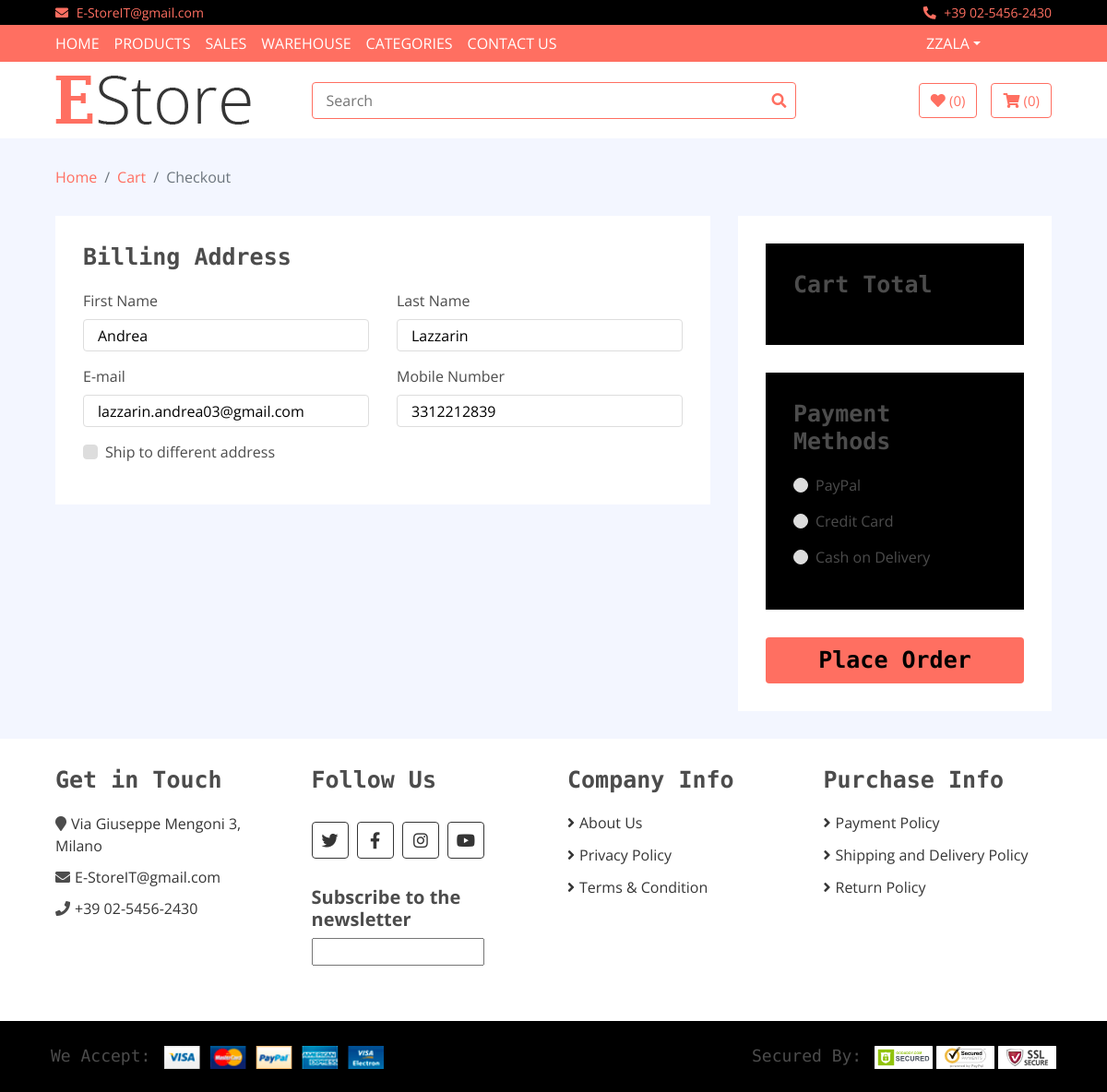
The app's page /checkout.php (signed in), older data.
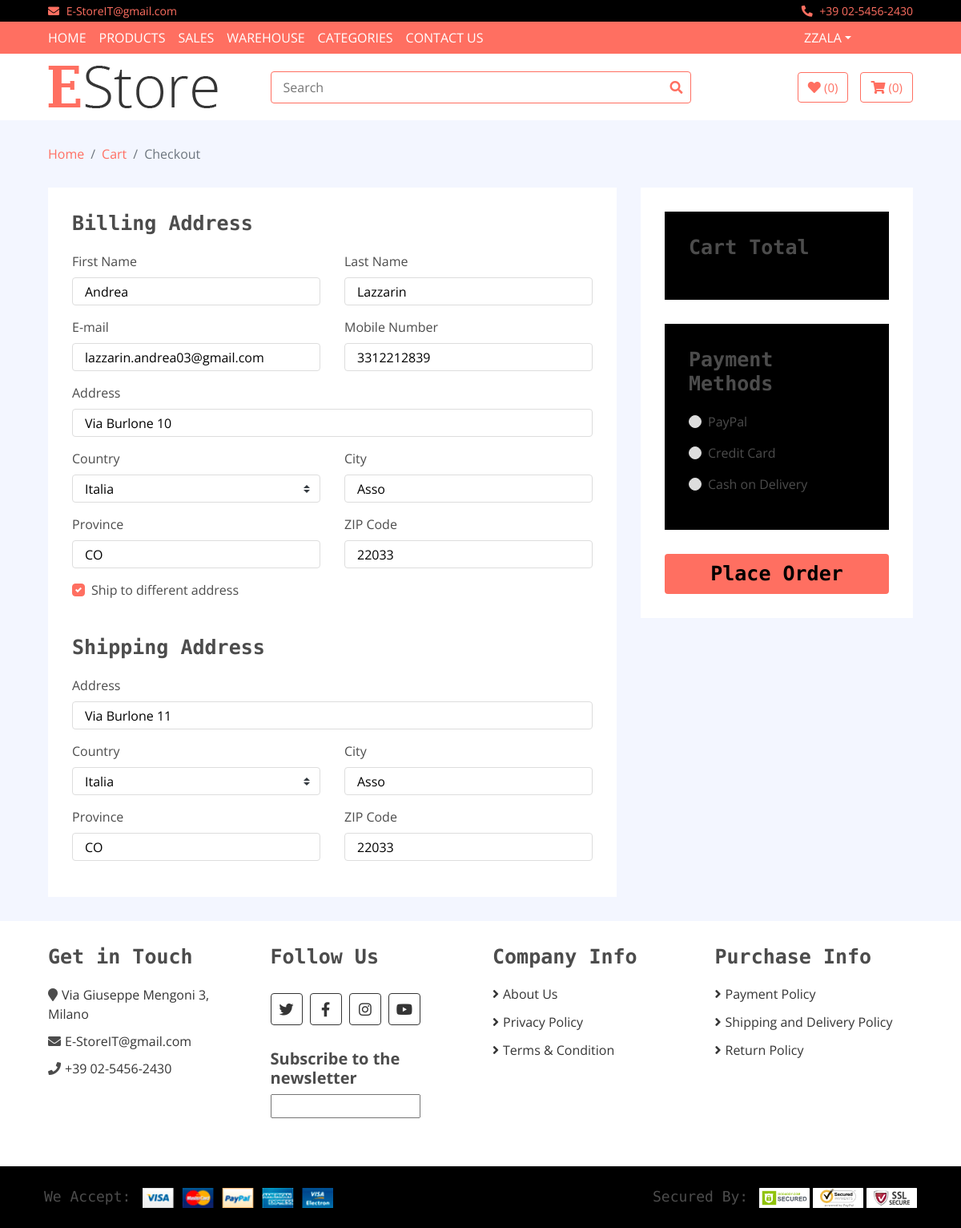
The same page, newer data.
### tables this page shows
CREATE TABLE `addresses` (
  `Id` int(11) NOT NULL,
  `Address` varchar(50) NOT NULL,
  `ZIP Code` varchar(9) NOT NULL,
  `Country` varchar(50) NOT NULL,
  `City` varchar(50) NOT NULL,
  `Province` varchar(50) NOT NULL,
  `UserShippingDefault` tinyint(1) DEFAULT NULL,
  `UserPaymentDefault` tinyint(1) DEFAULT NULL,
  `IdUser` int(11) DEFAULT NULL
);

### checkout.php (the view, shortened to what the changed rows need)
<?php
include("db/connection.php");
?>
<!DOCTYPE html>
<html lang="en">
<head>
    <link href="https://stackpath.bootstrapcdn.com/bootstrap/4.4.1/css/bootstrap.min.css" rel="stylesheet">
    <link href="https://cdnjs.cloudflare.com/ajax/libs/font-awesome/5.10.0/css/all.min.css" rel="stylesheet">
    <link href="lib/slick/slick.css" rel="stylesheet">
    <link href="lib/slick/slick-theme.css" rel="stylesheet">
    <link href="css/style.css" rel="stylesheet">
</head>
<body onload="countryOptions()">
                            <?php
                            if (isset($_SESSION["IDWishlist"])) {
                                $sql = "SELECT COUNT(*) FROM includes JOIN wishlists
                                ON includes.IdWishlist = wishlists.Id
                                WHERE wishlists.Id = '" . $_SESSION["IDWishlist"] . "'";
                                $result = $conn->query($sql);
                                $row = $result->fetch_assoc();
                            } else if (isset($_SESSION["IDWishlistGuest"])) {
                                $sql = "SELECT COUNT(*) FROM includes JOIN wishlists
                                ON includes.IdWishlist = wishlists.Id
                                WHERE wishlists.Id = '" . $_SESSION["IDWishlistGuest"] . "'";
                                $result = $conn->query($sql);
                                $row = $result->fetch_assoc();
                                $n = $row["COUNT(*)"];
                            } else
                                $n = 0;
                            ?>
                            <?php
                            if (isset($_SESSION["IDCart"])) {
                                $sql = "SELECT COUNT(*) FROM contains JOIN carts
                                ON contains.IdCart = carts.Id
                                WHERE carts.Id = '" . $_SESSION["IDCart"] . "'";
                                $result = $conn->query($sql);
                                $row = $result->fetch_assoc();
                            } else if (isset($_SESSION["IDCartGuest"])) {
                                $sql = "SELECT COUNT(*) FROM contains JOIN carts
                                ON contains.IdCart = carts.Id
                                WHERE carts.Id = '" . $_SESSION["IDCartGuest"] . "'";
                                $result = $conn->query($sql);
                                $row = $result->fetch_assoc();
                                $n = $row["COUNT(*)"];
                            } else
                                $n = 0;
                            ?>
    <div class="checkout">
        <div class="container-fluid">
            <form action="check/checkOrder.php" method="POST">
                <div class="row">
                    <div class="col-lg-8">
                        <div class="checkout-inner">
                            <div class="billing-address">
                                <h2>Billing Address</h2>
                                <div class="row">
                                    <?php
                                    if (isset($_SESSION["ID"])) {
                                        $sql = $conn->prepare("SELECT * FROM users WHERE Id = ?");
                                        $sql->bind_param('i', $_SESSION["ID"]);
                                        $sql->execute();
                                        $result = $sql->get_result();
                                        if ($result->num_rows > 0) {
                                            $row = $result->fetch_assoc();
                                        }
                                        $sql = $conn->prepare("SELECT * FROM addresses WHERE IdUser = ? AND UserPaymentDefault = 1");
                                        $sql->bind_param('i', $_SESSION["ID"]);
                                        $sql->execute();
                                        $result = $sql->get_result();
                                        if ($result->num_rows > 0) {
                                            $row = $result->fetch_assoc();
                                            echo "  <div class='col-md-12'>
                                                        <label>Address</label>
                                                        <input class='form-control' type='text' name='address' placeholder='Address' value='$row[Address]' required>
                                                    </div>
                                                    <div class='col-md-6'>
                                                        <label>Country</label>
                                                        <select id='countrySelect' class='custom-select' required>
                                                            <option selected>$row[Country]</option>
                                                        </select>
                                                    </div>
                                                    <div class='col-md-6'>
                                                        <label>City</label>
                                                        <input class='form-control' type='text' placeholder='City' value='$row[City]' required>
                                                    </div>
                                                    <div class='col-md-6'>
                                                        <label>Province</label>
                                                        <input class='form-control' type='text' placeholder='Province' value='$row[Province]' required>
                                                    </div>
                                                    <div class='col-md-6'>
                                                        <label>ZIP Code</label>
                                                        <input class='form-control' type='text' placeholder='ZIP Code' value='" . $row["ZIP Code"] . "' required>
                                                    </div>";
                                        }
                                    }
                                    ?>
                                </div>
                                <div>
                                    <?php
                                    if ($row["UserShippingDefault"] != 1) {
                                        $sql = $conn->prepare("SELECT * FROM addresses WHERE IdUser = ? AND UserShippingDefault = 1");
                                        $sql->bind_param('i', $_SESSION["ID"]);
                                        $sql->execute();
                                        $result = $sql->get_result();
                                        if ($result->num_rows > 0) {
                                            $row = $result->fetch_assoc();
                                            echo "<div class='shipping-address'>
                                                    <h2>Shipping Address</h2>
                                                    <div class='row'>
                                                        <div class='col-md-12'>
                                                            <label>Address</label>
                                                            <input class='form-control' type='text' name='addressB' value='$row[Address]'>
                                                        </div>
                                                        <div class='col-md-6'>
                                                            <label>Country</label>
                                                            <select id='countrySelectShip' class='custom-select' value='$row[Country]'>
                                                                <option selected>$row[Country]</option>
                                                            </select>
                                                        </div>
                                                        <div class='col-md-6'>
                                                            <label>City</label>
                                                            <input class='form-control' type='text' value='$row[City]'>
                                                        </div>
                                                        <div class='col-md-6'>
                                                            <label>Province</label>
                                                            <input class='form-control' type='text' value='$row[Province]'>
                                                        </div>
                                                        <div class='col-md-6'>
                                                            <label>ZIP Code</label>
                                                            <input class='form-control' type='text' value='" . $row["ZIP Code"] . "'>
                                                        </div>
                                                    </div>
                                                </div>";
                                        }
                                    }
                                    ?>
                                </div>
                            </div>
                        </div>
                    </div>
                    <div class="col-lg-4">
                        <div class="checkout-inner">
                            <div class="checkout-summary">
                                <h1>Cart Total</h1>
                            </div>
                            <div class="checkout-payment">
                                <div class="payment-methods">
                                    <h1>Payment Methods</h1>
                                </div>
                            </div>
                        </div>
                    </div>
                </div>
            </form>
        </div>
    </div>
    <div class="footer">
        <div class="container-fluid">
            <div class="row">
                <div class="col-lg-3 col-md-6">
                    <div class="footer-widget">
                        <h2>Get in Touch</h2>
                    </div>
                </div>
                <div class="col-lg-3 col-md-6">
                    <div class="footer-widget">
                        <h2>Follow Us</h2>
                    </div>
                </div>
                <div class="col-lg-3 col-md-6">
                    <div class="footer-widget">
                        <h2>Company Info</h2>
                    </div>
                </div>
                <div class="col-lg-3 col-md-6">
                    <div class="footer-widget">
                        <h2>Purchase Info</h2>
                    </div>
                </div>
            </div>
        </div>
    </div>
    <div class="footer">
        <div class="row payment align-items-center">
            <div class="col-md-6">
                <div class="payment-method">
                    <h2>We Accept:</h2>
                </div>
            </div>
            <div class="col-md-6">
                <div class="payment-security">
                    <h2>Secured By:</h2>
                </div>
            </div>
        </div>
    </div>
</body>
</html>

Row changes from the older to the newer data that the page shows:
added addresses: address "Via Burlone 10", Country "Italia", City "Asso", Province "CO", ZIP Code "22033"
added addresses: addressB "Via Burlone 11", Country "Italia", City "Asso", Province "CO", ZIP Code "22033"
Text that changed along with them:
text now shown: "Address Country City Province ZIP Code Shipping Address Address Country City Province ZIP Code"
